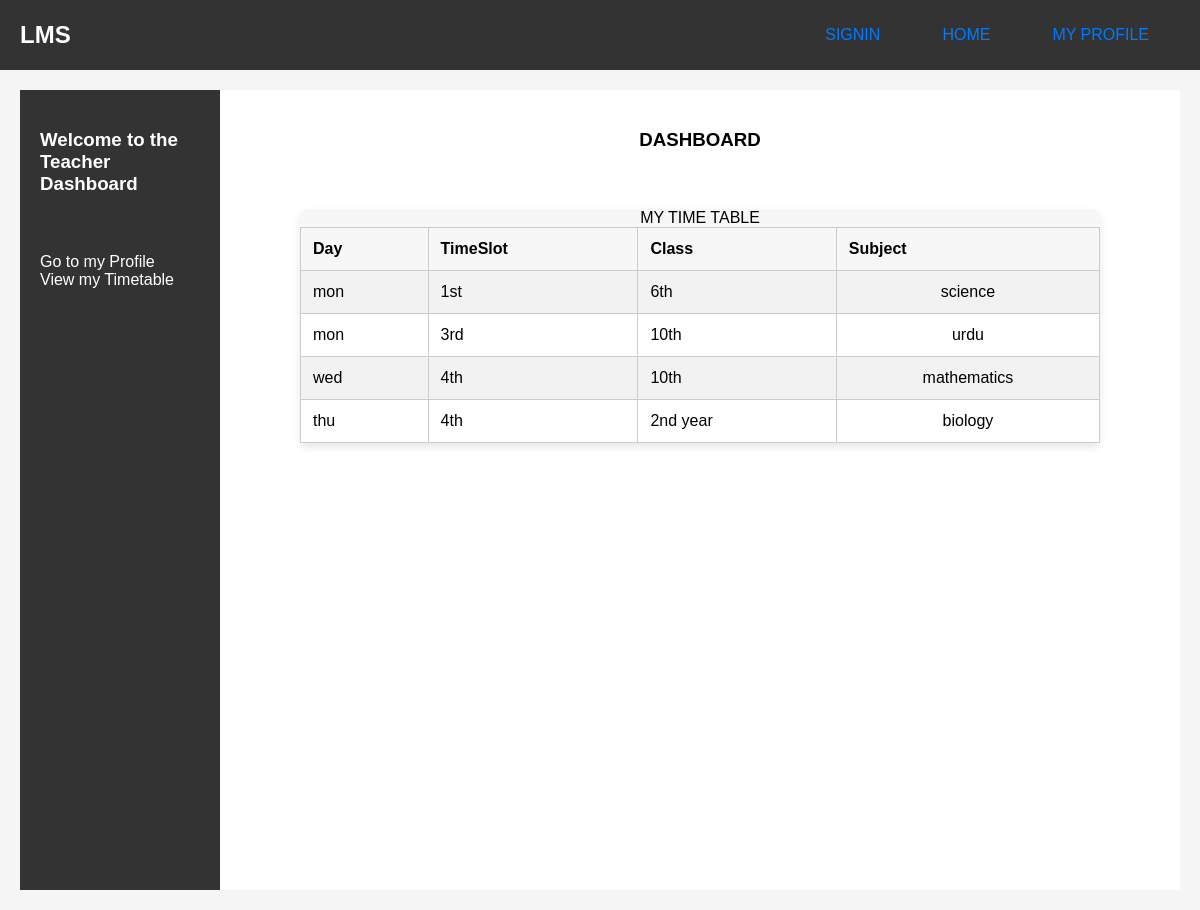
Page /configureproduct.php?functionName=viewmytable (signed in) on the committed database.
### tables this page shows
CREATE TABLE `timetable` (
  `id` int(11) NOT NULL,
  `day` varchar(20) DEFAULT NULL,
  `timeslot` varchar(30) DEFAULT NULL,
  `subject` varchar(60) DEFAULT NULL,
  `teacher` varchar(60) DEFAULT NULL,
  `class` varchar(40) DEFAULT NULL
);

### configureproduct.php (the view, shortened to what this page needs)
<!DOCTYPE html>
<html>
<head>
  <link rel="stylesheet" href="https://cdnjs.cloudflare.com/ajax/libs/font-awesome/4.7.0/css/font-awesome.min.css">
  <link rel="stylesheet" href="style.css">
</head>
<body bgcolor="lightgrey">
  <div class="navbar">
    <div class="logo">
      LMS
    </div>
    <div class="menu">
      <ul>
        <li><a href="signin.php" target="blank">SIGNIN </a></li>
        <li><a href="home.php">HOME</a></li>
        <li><a href="configureproduct.php?functionName=viewProfile">MY PROFILE</a></li>
      </ul>
    </div>
  </div>
<div class="container">
<?php
$role=$_SESSION['role'];
if($role==="admin"){
    echo '<div class="sidebar"><h3 style="margin-bottom:40px;">Welcome to the Admin Dashboard</h3><br>
       <a href="admin.php?functionName=showAll" style="margin-bottom:10px;">View All Teachers</a><br>
       <a href="admin.php?functionName=displaytableform" style="margin-bottom:10px;">Create Timetable</a><br>
       <a href="admin.php?functionName=viewtimetable" style="margin-bottom:10px;">View Timetable</a><br>
       <a href="admin.php?functionName=registerStd" style="margin-bottom:10px;">Register Student</a><br></div>';
}
else if($role==="teacher"){
    echo '<div class="sidebar"><h3 style="margin-bottom:40px;">Welcome to the Teacher Dashboard</h3><br>
       <a href="configureproduct.php?functionName=viewProfile" style="margin-bottom:10px;">Go to my Profile</a><br>
       <a href="configureproduct.php?functionName=viewmytable" style="margin-bottom:10px;">View my Timetable</a><br></div>';
}
else if($role==="student"){
     echo '<div class="sidebar"><h3 style="margin-bottom:40px;">Welcome to the Student Dashboard</h3><br>
       <a class="cart-link" href="student.php?functionName=viewSchedule" style="margin-bottom:10px;">View my class schedule</a><br></div>';
}
?>
  <div class="main-content">
    <h3 align="center">DASHBOARD</h3>
  <?php
    class Teacher
    {
    ?>
    <?php
      function viewmytable()
      {
	  $conn = connectDB();
          $sql = "SELECT day,class,subject,timeslot FROM timetable WHERE teacher=:email ORDER BY FIELD(day,'mon','tue','wed','thu','fri'),timeslot";
          try
          {
$stmt=$conn->prepare($sql);
$stmt->bindParam(':email',$_SESSION['email']);
$stmt->execute();
$rows=$stmt->fetchAll(PDO::FETCH_ASSOC);
   	     echo "<div style='padding:20px;'><div class='product-container'><center>MY TIME TABLE<table class='cart-table' bgcolor='white'>";
	     echo "<tr><th>Day</th><th>TimeSlot</th><th>Class</th><th>Subject</th></tr>";
             foreach ($rows as $row)
             {
                 $day = $row["day"];
                 $timeslot = $row["timeslot"];
                 $class = $row["class"];
		 $subj=$row["subject"];
                 echo "<tr><td><div class='product-title'>".$day."</div></td>";
                 echo "<td><div class='product-title'>".$timeslot."</div></td>";
                 echo "<td><div class='product-price'>".$class."</div></td>";
                 echo "<td><div class='product-price'>".$subj."</div></td></tr>";
             }
             echo "</table>";
             echo "</div>";
	     echo "</div>";
          }
          catch (PDOException $e)
          {
             echo "Query failed: " . $e->getMessage();
          }
      }
    }
    if (isset($_GET['functionName']))
    {
       $functionName = $_GET['functionName'];
       if (method_exists('Teacher', $functionName))
       {
          $t = new Teacher();
          $t->$functionName();
       }
    }
  ?>
</div>
</div>
</body>
</html>

### style.css (style rules this page uses)
body { font-family: Arial, sans-serif; background-color: #f5f5f5; margin: 0; padding: 0; }
a { color: #007BFF; text-decoration: none; }
.container { max-width: 1200px; margin: 0 auto; padding: 20px; }
.navbar { display: flex; justify-content: space-between; align-items: center; background-color: #333; color: #FFF; height: 70px; font-family: Arial, sans-serif; padding: 0 20px; }
.navbar .logo { font-size: 1.5rem; font-weight: bold; }
.navbar ul { display: flex; list-style: none; margin: 0; padding: 0; }
.navbar ul li { margin: 0 15px; }
.navbar ul li a { padding: 8px 16px; border-radius: 5px; transition: background-color 0.2s ease; }
.product-container { margin: 20px auto; max-width: 800px; background-color: #f7f7f7; box-shadow: 0 4px 8px rgba(0, 0, 0, 0.1); border-radius: 8px; }
.cart-table { width: 100%; border-collapse: collapse; }
.cart-table th, .cart-table td { border: 1px solid #ccc; padding: 12px; text-align: left; }
.cart-table th { background-color: #f7f7f7; font-weight: bold; }
.cart-table tr:nth-child(even) { background-color: #f2f2f2; }
.sidebar { background-color: #333; color: #fff; width: 200px; height: 100vh; padding: 20px; box-sizing: border-box; }
.sidebar a { text-decoration: none; color: #fff; }
.main-content { flex: 1; padding: 20px; box-sizing: border-box; background-color: #fff; }
table { width: 100%; border-collapse: collapse; }
th, td { padding: 10px; text-align: left; border-bottom: 1px solid #ccc; }
th { background-color: #f2f2f2; }
td:last-child { text-align: center; }
.container { display: flex; }
.sidebar { width: 200px; }
.main-content { flex-grow: 1; }

### rows in the picture
timetable: day "mon", timeslot "1st", class "6th", subject "science"
timetable: day "mon", timeslot "3rd", class "10th", subject "urdu"
timetable: day "wed", timeslot "4th", class "10th", subject "mathematics"
timetable: day "thu", timeslot "4th", class "2nd year", subject "biology"
